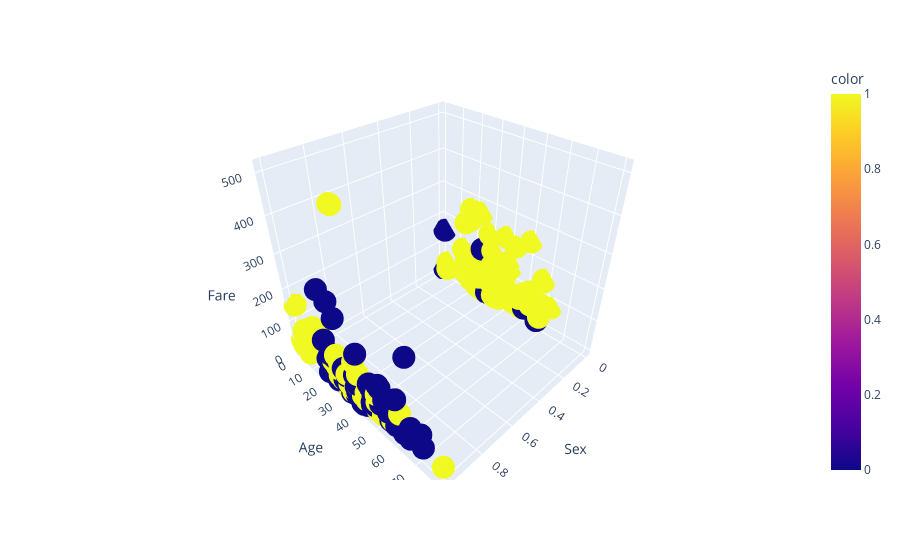

Here is the notebook cell this chart was saved with:
### Markdown cell above
#### Exercise 5: Plot the data in order to see the decision boundaries

Now that you have found the most important features, you can plot the data in order to see the decision boundaries. In order to do so, first you will try to plot the data in 3D. Then, you will try to plot two subplots (one for each sex) in 2D.

What can you conclude from the plots?

### Code cell
# df where sex is 0
maleDF = df.where(df["Sex"] == 0).dropna()
femaleDF = df.where(df["Sex"] == 1).dropna()

fig, ax = plt.subplots(1, 2, figsize=(20, 10))

dfList = [femaleDF, maleDF]

for i, ax in enumerate(ax.flatten()):
    ax.scatter(x=dfList[i]["Age"], y=dfList[i]["Fare"], c=LABELS[dfList[i].index])
    ax.set_xlabel("Age")
    ax.set_ylabel("Fare")
plt.show()

import plotly.express as px

fig = px.scatter_3d(df, x="Sex", y="Age", z="Fare",
                    color=LABELS)
fig.show()

### Figure 1 — Plotly figure (JSON) as saved in the notebook; plotly's stock layout.template omitted (floating-point values rounded to 4 significant figures; data arrays with more than 128 entries replaced by an {"elided": "..."} marker saying what was removed)
{"data": [{"hovertemplate": "Sex=%{x}<br>Age=%{y}<br>Fare=%{z}<br>color=%{marker.color}<extra></extra>", "legendgroup": "", "marker": {"color": {"elided": "183 int values"}, "coloraxis": "coloraxis", "symbol": "circle"}, "mode": "markers", "name": "", "scene": "scene", "showlegend": false, "type": "scatter3d", "x": {"elided": "183 int values"}, "y": {"elided": "183 float values"}, "z": {"elided": "183 float values"}}], "layout": {"coloraxis": {"colorbar": {"title": {"text": "color"}}, "colorscale": [[0, "#0d0887"], [0.1111, "#46039f"], [0.2222, "#7201a8"], [0.3333, "#9c179e"], [0.4444, "#bd3786"], [0.5556, "#d8576b"], [0.6667, "#ed7953"], [0.7778, "#fb9f3a"], [0.8889, "#fdca26"], [1, "#f0f921"]]}, "legend": {"tracegroupgap": 0}, "margin": {"t": 60}, "scene": {"domain": {"x": [0, 1], "y": [0, 1]}, "xaxis": {"title": {"text": "Sex"}}, "yaxis": {"title": {"text": "Age"}}, "zaxis": {"title": {"text": "Fare"}}}}}
